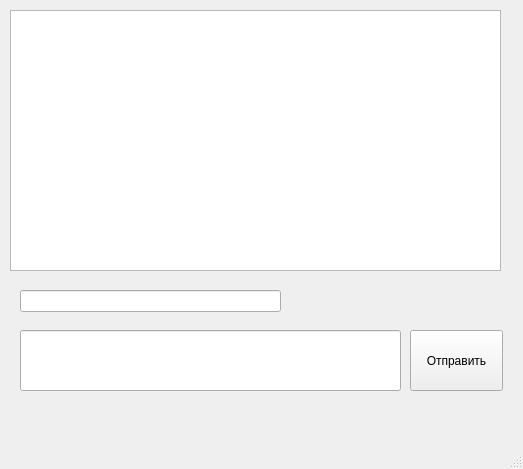
<?xml version="1.0" encoding="UTF-8"?>
<ui version="4.0">
 <class>MainWindow</class>
 <widget class="QMainWindow" name="MainWindow">
  <property name="geometry">
   <rect>
    <x>0</x>
    <y>0</y>
    <width>523</width>
    <height>469</height>
   </rect>
  </property>
  <property name="windowTitle">
   <string>pyQtClient</string>
  </property>
  <widget class="QWidget" name="centralwidget">
   <widget class="QPushButton" name="pushButton">
    <property name="geometry">
     <rect>
      <x>410</x>
      <y>330</y>
      <width>93</width>
      <height>61</height>
     </rect>
    </property>
    <property name="text">
     <string>Отправить</string>
    </property>
   </widget>
   <widget class="QLineEdit" name="userNameLE">
    <property name="geometry">
     <rect>
      <x>20</x>
      <y>290</y>
      <width>261</width>
      <height>22</height>
     </rect>
    </property>
   </widget>
   <widget class="QLineEdit" name="textLE">
    <property name="geometry">
     <rect>
      <x>20</x>
      <y>330</y>
      <width>381</width>
      <height>61</height>
     </rect>
    </property>
   </widget>
   <widget class="QListWidget" name="listWidget">
    <property name="geometry">
     <rect>
      <x>10</x>
      <y>10</y>
      <width>491</width>
      <height>261</height>
     </rect>
    </property>
   </widget>
  </widget>
  <widget class="QMenuBar" name="menubar">
   <property name="geometry">
    <rect>
     <x>0</x>
     <y>0</y>
     <width>523</width>
     <height>26</height>
    </rect>
   </property>
  </widget>
  <widget class="QStatusBar" name="statusbar"/>
 </widget>
 <resources/>
 <connections/>
</ui>
